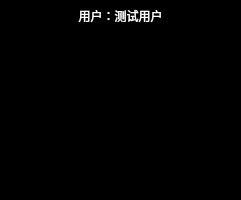
<?xml version="1.0" encoding="UTF-8"?>
<ui version="4.0">
 <class>UserShow</class>
 <widget class="QWidget" name="UserShow">
  <property name="geometry">
   <rect>
    <x>0</x>
    <y>0</y>
    <width>241</width>
    <height>200</height>
   </rect>
  </property>
  <property name="minimumSize">
   <size>
    <width>240</width>
    <height>200</height>
   </size>
  </property>
  <property name="maximumSize">
   <size>
    <width>1000000</width>
    <height>1000000</height>
   </size>
  </property>
  <property name="windowTitle">
   <string>Form</string>
  </property>
  <property name="styleSheet">
   <string notr="true">background-color: rgb(0, 0, 0);
color: rgb(255, 255, 255);</string>
  </property>
  <layout class="QVBoxLayout" name="verticalLayout">
   <property name="leftMargin">
    <number>0</number>
   </property>
   <property name="topMargin">
    <number>0</number>
   </property>
   <property name="rightMargin">
    <number>0</number>
   </property>
   <property name="bottomMargin">
    <number>0</number>
   </property>
   <item>
    <widget class="QLabel" name="lb_name">
     <property name="minimumSize">
      <size>
       <width>220</width>
       <height>31</height>
      </size>
     </property>
     <property name="maximumSize">
      <size>
       <width>16777215</width>
       <height>31</height>
      </size>
     </property>
     <property name="text">
      <string>用户：测试用户</string>
     </property>
     <property name="alignment">
      <set>Qt::AlignCenter</set>
     </property>
    </widget>
   </item>
   <item>
    <spacer name="verticalSpacer">
     <property name="orientation">
      <enum>Qt::Vertical</enum>
     </property>
     <property name="sizeHint" stdset="0">
      <size>
       <width>20</width>
       <height>160</height>
      </size>
     </property>
    </spacer>
   </item>
  </layout>
 </widget>
 <resources/>
 <connections/>
</ui>
